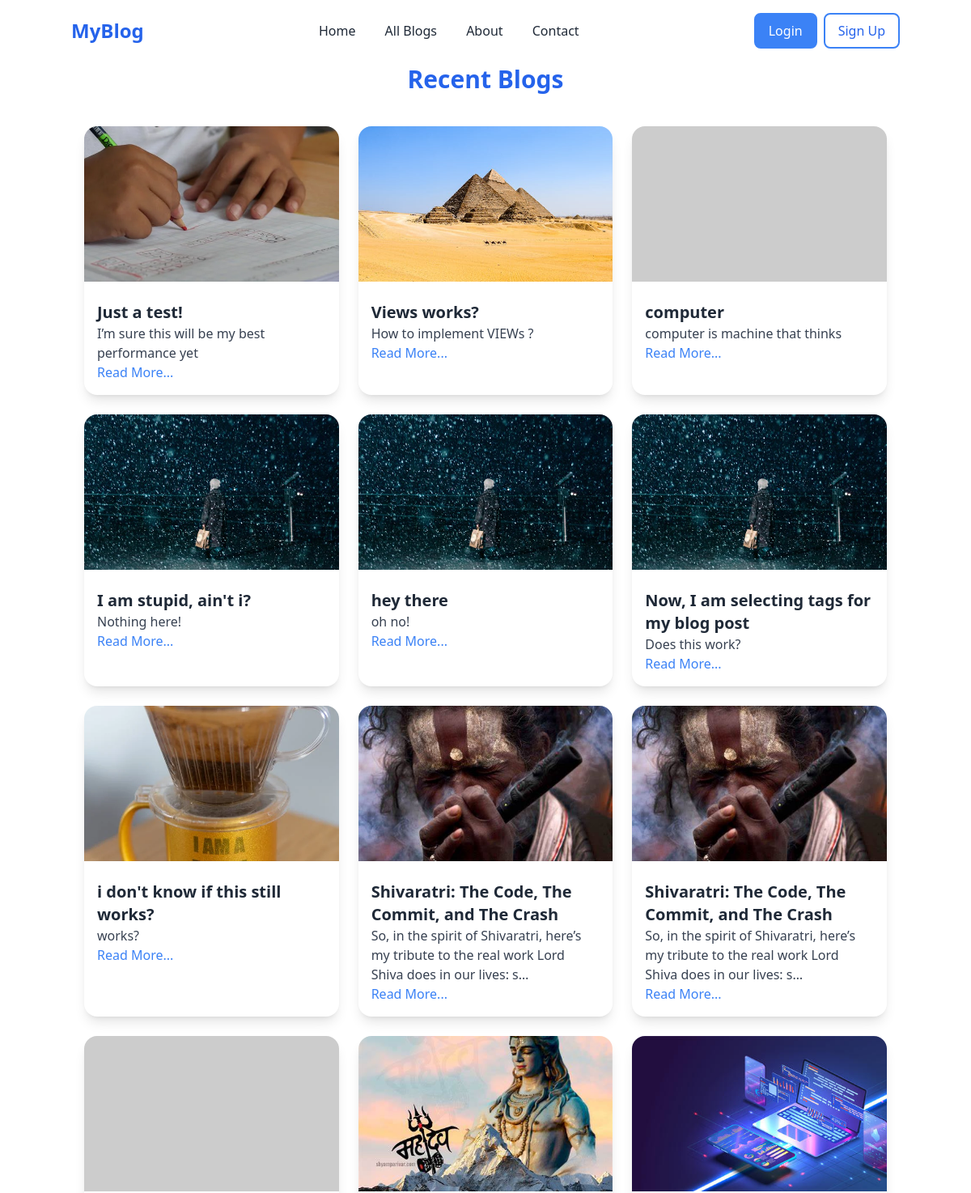
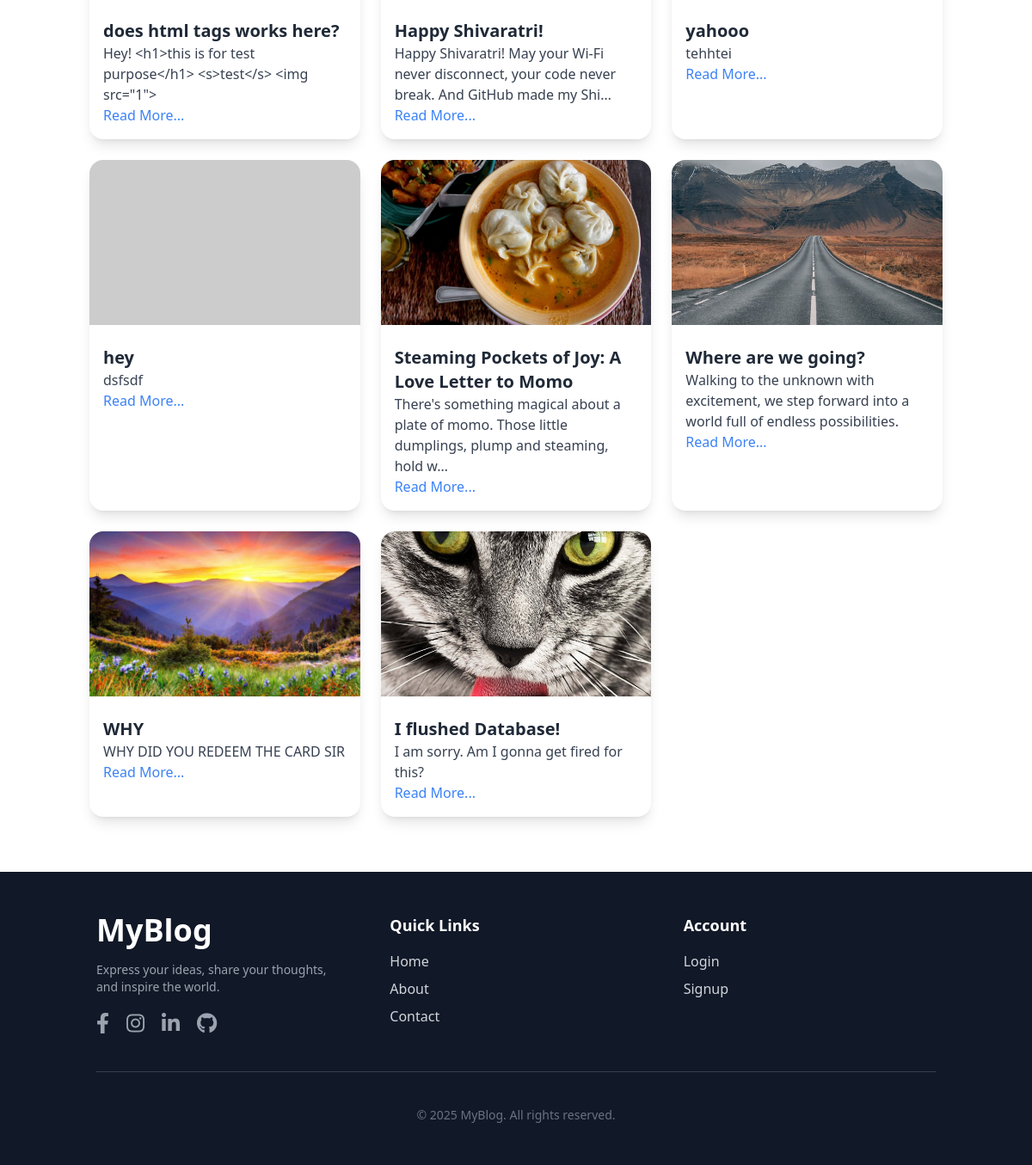
The page /recent/ on the database its author committed (2 pictures, top to bottom).
### blog/models.py (models this page shows, shortened)
class Post(models.Model):
    title=models.CharField(max_length=200)
    content=models.TextField()
    author=models.CharField(max_length=100)
    created_at=models.DateTimeField(auto_now_add=True)
    updated_at=models.DateTimeField(auto_now=True)
    image = models.ImageField(upload_to='blog_images/', null=True, blank=True)
    tags = models.ManyToManyField(Tag, related_name='posts', blank=True)
    views = models.PositiveIntegerField(default=0)

### blog/views.py (the view)
# urls.py: path('recent/',views.recent_posts,name="recent_posts"),
def recent_posts(request):
    recent_post=Post.objects.order_by('-created_at')
    return render(request,"recent_posts.html",{'recent_post':recent_post})

### blog/templates/recent_posts.html
{% extends 'base.html' %}
{% block content %}
<div class="container mx-auto pt-20 px-4">
    <h1 class="text-center text-3xl font-bold text-blue-600 mb-10">Recent Blogs</h1>
    <div class="grid md:grid-cols-3 gap-6">
        {% for post in recent_post %}
        <div class="bg-white rounded-2xl shadow-lg overflow-hidden transition-transform transform hover:scale-105 hover:shadow-xl">
            {% if post.image %}
            <img src="{{ post.image.url }}" alt="Post Image" class="w-full h-48 object-cover">
            {% else %}
            <img src="https://via.placeholder.com/300" alt="No Image" class="w-full h-48 object-cover">
            {% endif %}
            <div class="p-4">
                <h2 class="text-xl font-semibold text-gray-800 mt-2">{{ post.title }}</h2>
                <p class="text-gray-700">{{ post.content|truncatechars:100 }}</p>
                <a href="{% url 'blog' post.id %}" class="text-blue-500 hover:underline">Read More...</a>
            </div>
        </div>
        {% empty %}
        <p class="col-span-3 text-center text-gray-500">No posts available.</p>
        {% endfor %}
    </div>
</div>
{% endblock %}

### blog/templates/base.html (style rules this page uses)
html { scroll-behavior: smooth; }

### rows shown on the page
Post: image (picture), title "Just a test!", content "I’m sure this will be my best performance yet"
Post: image (picture), title "Views works?", content "How to implement VIEWs ?"
Post: title "computer", content "computer is machine that thinks"
Post: image (picture), title "I am stupid, ain't i?", content "Nothing here!"
Post: image (picture), title "hey there", content "oh no!"
Post: image (picture), title "Now, I am selecting tags for my blog post", content "Does this work?"
Post: image (picture), title "i don't know if this still works?", content "works?"
Post: image (picture), title "Shivaratri: The Code, The Commit, and The Crash", content "So, in the spirit of Shivaratri, here’s my tribute to the real work Lord Shiva does in our lives: s…"
Post: image (picture), title "Shivaratri: The Code, The Commit, and The Crash", content "So, in the spirit of Shivaratri, here’s my tribute to the real work Lord Shiva does in our lives: s…"
Post: title "does html tags works here?", content "Hey! <h1>this is for test purpose</h1> <s>test</s> <img src=\"1\">"
Post: image (picture), title "Happy Shivaratri!", content "Happy Shivaratri! May your Wi-Fi never disconnect, your code never break. And GitHub made my Shi…"
Post: image (picture), title "yahooo", content "tehhtei"
Post: title "hey", content "dsfsdf"
Post: image (picture), title "Steaming Pockets of Joy: A Love Letter to Momo", content "There's something magical about a plate of momo. Those little dumplings, plump and steaming, hold w…"
Post: image (picture), title "Where are we going?", content "Walking to the unknown with excitement, we step forward into a world full of endless possibilities."
Post: image (picture), title "WHY", content "WHY DID YOU REDEEM THE CARD SIR"
Post: image (picture), title "I flushed Database!", content "I am sorry. Am I gonna get fired for this?"
